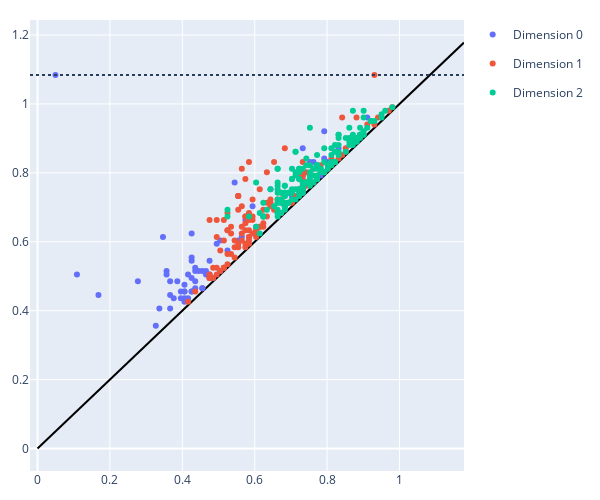

The code cell stored with this chart in its notebook:
### Code cell
# persistance diagram
fig = oat.plot.pd(homology_shuffled)
fig.update_layout(
        width=600, 
        height=500,
        margin=dict(l=20, r=20, t=20, b=20)
    )
fig.show()
